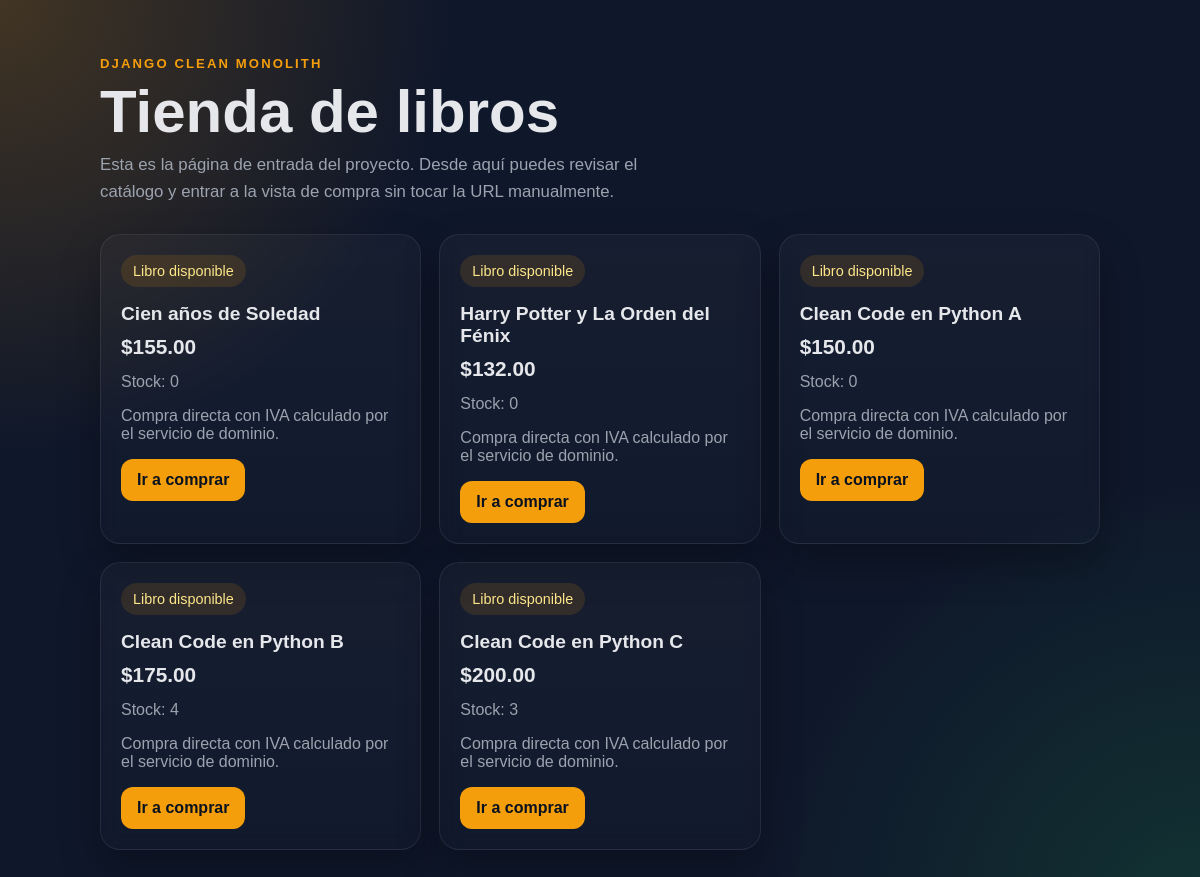
The page / on the database its author committed.
### tienda_app/models.py (models this page shows, shortened)
class Libro(models.Model):
    titulo = models.CharField(max_length=200)
    precio = models.DecimalField(max_digits=10, decimal_places=2)

### tienda_app/views.py (the view)
# urls.py: path('', InicioView.as_view(), name='inicio'),
class InicioView(View):
    template_name = 'tienda_app/inicio.html'
    def get(self, request):
        libros = Libro.objects.select_related('inventario').all().order_by('id')
        catalogo = []
        for libro in libros:
            inventario = getattr(libro, 'inventario', None)
            catalogo.append(
                {
                    'libro': libro,
                    'stock': inventario.cantidad if inventario else 0,
                }
            )
        return render(request, self.template_name, {'catalogo': catalogo})

### tienda_app/templates/tienda_app/inicio.html (shortened to what this page needs)
<!DOCTYPE html>
<html lang="es">
<head>
</head>
<body>
    <main class="shell">
        <section class="hero">
            <div class="eyebrow">Django Clean Monolith</div>
            <h1>Tienda de libros</h1>
            <p class="lead">
                Esta es la página de entrada del proyecto. Desde aquí puedes revisar el catálogo y entrar a la vista de compra sin tocar la URL manualmente.
            </p>
        </section>
        {% if catalogo %}
            <section class="grid">
                {% for item in catalogo %}
                    <article class="card">
                        <div class="badge">Libro disponible</div>
                        <h2>{{ item.libro.titulo }}</h2>
                        <p class="price">${{ item.libro.precio }}</p>
                        <p class="stock">Stock: {{ item.stock }}</p>
                        <p class="meta">Compra directa con IVA calculado por el servicio de dominio.</p>
                        <div class="actions">
                            <a href="{% url 'finalizar_compra' item.libro.id %}">Ir a comprar</a>
                        </div>
                    </article>
                {% endfor %}
            </section>
        {% else %}
            <section class="card empty">
                <h2>No hay libros cargados aún</h2>
                <p class="meta">Crea un libro desde el shell de Django o desde el admin para empezar a probar el flujo de compra.</p>
                <p class="meta">Ejemplo: <code>from tienda_app.models import Libro, Inventario</code></p>
            </section>
        {% endif %}
    </main>
</body>
</html>

### tienda_app/templates/tienda_app/inicio.html (style rules this page uses)
:root { --bg: #0f172a; --panel: #111827; --panel-2: #1f2937; --text: #e5e7eb; --muted: #9ca3af; --accent: #f59e0b; --accent-2: #22c55e; --border: rgba(255, 255, 255, 0.08); }
* { box-sizing: border-box; }
body { margin: 0; min-height: 100vh; font-family: Arial, Helvetica, sans-serif; color: var(--text); background: radial-gradient(circle at top left, rgba(245, 158, 11, 0.22), transparent 30%), radial-gradient(circle at bottom right, rgba(34, 197, 94, 0.16), transparent 30%), var(--bg); }
.shell { max-width: 1040px; margin: 0 auto; padding: 56px 20px 72px; }
.hero { display: grid; gap: 12px; margin-bottom: 28px; }
.eyebrow { color: var(--accent); text-transform: uppercase; letter-spacing: 0.16em; font-size: 0.82rem; font-weight: 700; }
h1 { margin: 0; font-size: clamp(2.4rem, 5vw, 4.8rem); line-height: 0.95; }
.lead { max-width: 62ch; color: var(--muted); font-size: 1.05rem; line-height: 1.6; margin: 0; }
.grid { display: grid; grid-template-columns: repeat(auto-fit, minmax(250px, 1fr)); gap: 18px; margin-top: 28px; }
.card { background: linear-gradient(180deg, rgba(255,255,255,0.03), rgba(255,255,255,0.01)); border: 1px solid var(--border); border-radius: 20px; padding: 20px; backdrop-filter: blur(8px); box-shadow: 0 18px 42px rgba(0, 0, 0, 0.28); }
.card h2 { margin: 0 0 10px; font-size: 1.2rem; }
.meta { color: var(--muted); margin: 0 0 16px; }
.price { font-size: 1.3rem; font-weight: 700; margin: 0 0 14px; }
.badge { display: inline-flex; align-items: center; gap: 8px; padding: 8px 12px; border-radius: 999px; background: rgba(245, 158, 11, 0.13); color: #fde68a; margin-bottom: 16px; font-size: 0.9rem; }
.stock { color: var(--muted); margin: 0 0 16px; }
.actions a { display: inline-block; padding: 12px 16px; border-radius: 12px; text-decoration: none; font-weight: 700; color: #08111f; background: var(--accent); }

### rows shown on the page
Libro: libro.titulo "Cien años de Soledad", libro.precio "155.00", stock "0"
Libro: libro.titulo "Harry Potter y La Orden del Fénix", libro.precio "132.00", stock "0"
Libro: libro.titulo "Clean Code en Python A", libro.precio "150.00", stock "0"
Libro: libro.titulo "Clean Code en Python B", libro.precio "175.00", stock "4"
Libro: libro.titulo "Clean Code en Python C", libro.precio "200.00", stock "3"
